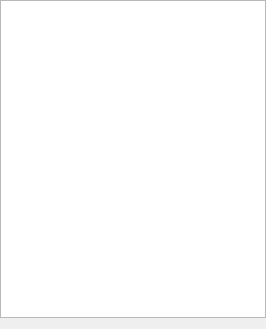
<?xml version="1.0" encoding="UTF-8"?>
<ui version="4.0">
 <class>Form</class>
 <widget class="QWidget" name="Form">
  <property name="geometry">
   <rect>
    <x>0</x>
    <y>0</y>
    <width>266</width>
    <height>329</height>
   </rect>
  </property>
  <property name="windowTitle">
   <string>Form</string>
  </property>
  <layout class="QVBoxLayout" name="verticalLayout">
   <property name="spacing">
    <number>0</number>
   </property>
   <property name="leftMargin">
    <number>0</number>
   </property>
   <property name="topMargin">
    <number>0</number>
   </property>
   <property name="rightMargin">
    <number>0</number>
   </property>
   <item>
    <widget class="QTreeView" name="treeView"/>
   </item>
  </layout>
 </widget>
 <resources/>
 <connections/>
</ui>
